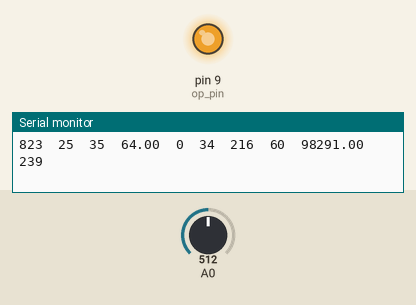
The sketch below on a simulated Arduino Uno, built with avr-gcc and run on an emulated ATmega328P. Shown: output pins drawn as LEDs (lit = HIGH), the last lines printed to the serial monitor. The test bench sets the inputs (shaded band); at power-on: A0 = 512.

Above: at 0.94 s.
1.3 s: A0 set to 216
At 2.5 s:
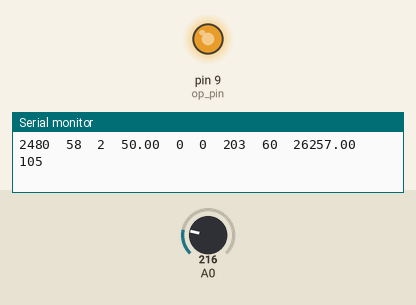
3.0 s: A0 set to 190
At 4.47 s:
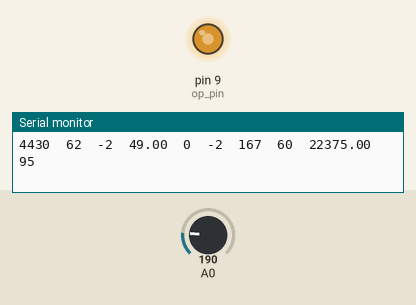
6.0 s: A0 set to 122
At 6.9 s:
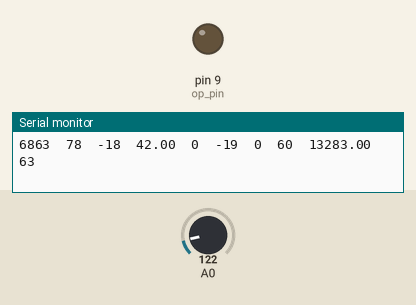
9.0 s: A0 set to 34
10.5 s: A0 set to 31
13.5 s: A0 set to 0
At 29.0 s:
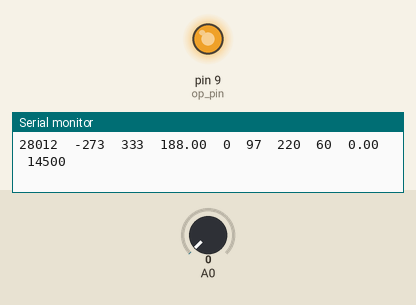
Timing chart, 0 to 29.5 s (numbered marks = the images above; inputs shaded):
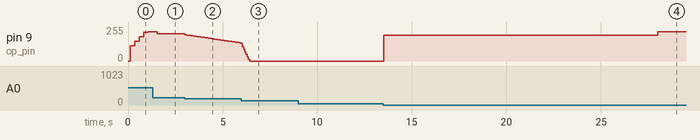

The sketch:

heatbed-example.ino
```cpp
#include "heatbed_3D.h"

unsigned long ot = 0;
unsigned long ct;
unsigned long d;

heatbed bed ;
void setup() {
  // put your setup code here, to run once:
  bed.heatbed_permission();
  Serial.begin(115200);
  Serial.println("time\ttemp\te\tep\tce\tcop\top\tsetP\tres\tst");
}

void loop()
{
	bed.heatbed_control(60);

}
```

Thermistor_3D.cpp
```cpp
/*
 * This is part of a graduation project solution aims to build a 3d printer,
 * made by students at the AASTMT Sheraton, Mechatronics department, 2016
 * https://github.com/afakharany93/Graduation-project-3D-printer
 *
 * Authors:
 * Ahmed El Fakharany - afakharany93@gmail.com
 ***********************************************************************
* thermistor connection
* (Ground) ---- (Thermistor) -------|------- (series Resistor) ---- (+5v)
*                                   |
*                               Analog Pin
*
* thermistor resistance = (series resistance * ADC value) / (1023 - ADC value)
* beta parameter equation: 1/T = (1/To) + ((1/B)*ln(R/Ro))   all temperatures in kelvin
*/


#include "Thermistor_3D.h"

Thermistor_3d::Thermistor_3d(unsigned char pin)
{
	_pin = pin;
}

float Thermistor_3d::thermistor_measurment()
{
	int ADC_value;		//used to hold the value reading from the ADC
	float thermistor_resistance_value;		//used to hold the value of the resistance of the thermistor
	long int average = 0;		//used to hold the averaged value
	unsigned long nem;
	long den;

	for (int i = 0; i < average_samples; i++ )	//sampling ADC readings
	{
		ADC_value = analogRead(_pin);
		average += ADC_value;
	}
	average = average / average_samples;	//averaging ADC readings
	nem = (series_resistor * average);
	den = (1023.0 - (float)average);
	thermistor_resistance_value = nem / den;	//calculating resistance value of the thermistor
	return thermistor_resistance_value;
}

float Thermistor_3d::temperature_measurment()	//using beta parameter method
{
	float temperature;
	temperature = thermistor_measurment();
	res_debug_val = temperature;
	temperature = temperature / nom_thermistor_resistance;
	temperature = log(temperature);
	temperature = (1.0/beta) * temperature;
	temperature = (1.0/nom_temperature) + temperature;
	temperature = (1.0 / temperature) - 273.15;	//Celsius
	return temperature;
}
```

Thermistor_3D.h
```cpp
/*
 * This is part of a graduation project solution aims to build a 3d printer,
 * made by students at the AASTMT Sheraton, Mechatronics department, 2016
 * https://github.com/afakharany93/Graduation-project-3D-printer
 *
 * Authors:
 * Ahmed El Fakharany - afakharany93@gmail.com
 ***********************************************************************
* thermistor connection
* (Ground) ---- (Thermistor) -------|------- (series Resistor) ---- (+5v)
*                                   |
*                               Analog Pin
*
* thermistor resistance = (series resistance * ADC value) / (1023 - ADC value)
* beta parameter equation: 1/T = (1/To) + ((1/B)*ln(R/Ro))   all temperatures in kelvin
*/

#ifndef _THERMISTOR_3D_
#define _THERMISTOR_3D_

#include "Arduino.h"
#include <math.h>

class Thermistor_3d
{
	public:
		Thermistor_3d(unsigned char pin);
		float thermistor_measurment();
		float temperature_measurment();

		float series_resistor = 98100;		//used to hold the value of the series resistor in ohms
		unsigned char average_samples = 35;		//variable used to hold the number of samples taken to calculate the average
		float res_debug_val;
		float beta = 3950.0;					//used to hold the value of the beta parameter -from thermistor datasheet- to calculate temperature
		float nom_thermistor_resistance = 100000.0;	//used to hold the nominal value of the thermistor resistance @ 25 c
		float nom_temperature = 298.15;		//kelvin, 25 Celsius
	private:
		unsigned char _pin;		//used to hold the analog pin used for reading
};

#endif 
```

fuzzy.cpp
```cpp
/*
	Author Ahmed El Fakharany afakharany93@gmail.com

	This is a library used to calculate the change required for the output by measuring the feedback element using fuzzy logic control
	error input is percentized	en = ((e - emin)*100)/(emax - emin)
	it takes the number of sets as a constructor input then calculates the the fuzzy sets boundaries 	0.5 range of set = 100/(n+1)
	the sets are numbered from 0 to (n-1), 0 is the number of the most negative value while (n-1) is the set number of the most +ve value
*/

#include "fuzzy.h"


fuzzy::fuzzy(short int n, int imax, int imin, int omax, int omin)
{
	if(n%2 == 0)	//number of sets must be odd
	{
		_n_membr_sets = n+1;
	}
	else
	{
		_n_membr_sets = n;
	}

	set_point = 0;

	crisp_ip = 0;	//crisp input for fuzzy logic i.e. measured value
	ip_max = imax;
	ip_min = imin;

	op_max = 0;		//output max value
	op_min = 0;		//output minimum value

	error = 0;
	error_max = ip_max - ip_min;
	error_min = ip_min - ip_max;
	error_p = 0.0;	//percentized error
	error_1 = error_min;	//old error


	ch_error = 0;
	ch_error_max = error_max - error_min;
	ch_error_min = error_min - error_max;
	ch_error_p = 0.0;

	ch_op_max = omax - omin;
	ch_op_min = omin - omax;
	ch_op = 0;
	ch_op_p = 0.0;

	//max_st = 500;	//maximum sampling time milliseconds
	//zero_st = 10;	//sampling time when error equals zero
}


float fuzzy::percentizer (int val, int val_max, int val_min)
{
	long nem = val - val_min;
	nem = nem * 100;
	long den = (val_max - val_min);
	float res =   nem / den;
	/*Serial.print( "val:  ");
  	Serial.println(val);
  	Serial.print( "val_min:  ");
  	Serial.println(val_min);
  	Serial.print( "val - val_min:  ");
  	Serial.println((val - val_min));
	Serial.print( "nem:  ");
  	Serial.println(nem);
  	Serial.print( "den:  ");
  	Serial.println(den);*/
	return(res);
}

float fuzzy::depercentizer (float val, int val_max, int val_min)
{
	float nem = val_max - val_min;
	nem = nem * val;
	float res = nem / 100;
	res = res + val_min;
	return( res );
}

float fuzzy::error_calc(int val, int set_val)
{
	float res;
	error = set_val - val;
	res = percentizer (error, error_max, error_min);
	return (res);
}

//honey here is a mistake, don't calculate the change of error by using normalized en and en-1, calculate it before normalization
float fuzzy::ch_error_calc (int en, int *en_1)	//calculate percentized change of error
{
	float res;
	ch_error = en - *en_1;
	*en_1 = en;	//make current error old error for next round
	res = percentizer (ch_error, ch_error_max, ch_error_min);
	return (res);
}

struct membr_set_val fuzzy::membership_determiner(short int n, float val)
{
	struct membr_set_val u = {UNDEFINED_SET_NUMBER, UNDEFINED_SET_NUMBER, UNDEFINED_SET_NUMBER, UNDEFINED_SET_NUMBER};	//used to hold membership values, initialized with undefined value

	short int count;
	float b_range = 100/(n+1);

	float a;
	float b;
	float c;

	float u_val;

	float den = 0;
	float nem = 0;

	for (count = 0; count < n; count ++)	//loop all fuzzy sets, number of sets is determined by the user
	{
		b =  (count * b_range);	//calculate center of every set, each set at a time
		b = b + b_range;
		if (count == 0 && val <= b)						//if its the most negative set & if its the most negative set and the value is less that the center of it, then its a full member of the most negative set and get out of the loop
		{
			u.set_1 = count;
			u.deg_truth_1 = 100;
			u.set_2 = UNDEFINED_SET_NUMBER;
			u.deg_truth_2 = UNDEFINED_SET_NUMBER;
			break;
		}
		else if (count == (n-1) && val >= b)	//if it is the most +ve set & if it is the most +ve set and the value is more that the center, then its a full member of that set and get out of the loop
		{
			u.set_1 = count;
			u.deg_truth_1 = 100;
			u.set_2 = UNDEFINED_SET_NUMBER;
			u.deg_truth_2 = UNDEFINED_SET_NUMBER;
			break;
		}
		else	//if value belongs to the rest of the sets
		{
			a = b - b_range;	//get both a and c
			c = b + b_range;
			if(val <= b && val > a) //if val is between both a and b
			{
				//u_val = (val - a)*100/(b - a);
				den = b -a;
				nem = val - a;
				nem = nem * 100;
				u_val = nem / den;
				if(u_val > 0 && u_val <= 100)	//if the degree of truth is within range
				{
					if(u.set_1 == UNDEFINED_SET_NUMBER)	//if set_1 is not taken, take it
					{
						u.set_1 = count;
						u.deg_truth_1 = u_val;
					}
					else if (u.set_2 == UNDEFINED_SET_NUMBER) //if set_1 is taken and if set_2 is not taken, take it
					{
						u.set_2 = count;
						u.deg_truth_2 = u_val;
					}
				}
			}
			else if(val > b && val < c) //if val is between both c and b
			{
				//u_val = (c - val)*100 / (c - b);	//like before but with c and b
				den = c - b;
				nem = c - val;
				nem = nem * 100;
				u_val = nem / den;
				if(u_val > 0 && u_val <= 100)
				{
					if(u.set_1 == UNDEFINED_SET_NUMBER)
					{
						u.set_1 = count;
						u.deg_truth_1 = u_val;
					}
					else if (u.set_2 == UNDEFINED_SET_NUMBER)
					{
						u.set_2 = count;
						u.deg_truth_2 = u_val;
					}
				}
			}
		}
		if(u.set_1 != UNDEFINED_SET_NUMBER && u.set_2 != UNDEFINED_SET_NUMBER)	//variable will have values in at most 2 sets, no need to continue looping if they are obtained
		{
			break;
		}
	}
	return (u);
}

struct op_membr_val fuzzy::ch_op_determiner(short int n, struct membr_set_val ip_mem_1, struct membr_set_val ip_mem_2)
{
	//short int dia_n = (2*n)-1;	//number of diagonals in the table, which is also the number of ch op sets, always an odd number
	short int dia = 0;	//used to hold the number of the current diagonal
	float dia_val = 0;

	struct op_membr_val u = {UNDEFINED_SET_NUMBER, UNDEFINED_SET_NUMBER, UNDEFINED_SET_NUMBER, UNDEFINED_SET_NUMBER, UNDEFINED_SET_NUMBER, UNDEFINED_SET_NUMBER};

	if((ip_mem_1.set_1 != UNDEFINED_SET_NUMBER) && (ip_mem_2.set_1 != UNDEFINED_SET_NUMBER))
	{
		dia = ip_mem_1.set_1 + ip_mem_2.set_1;
		if(ip_mem_1.deg_truth_1 < ip_mem_2.deg_truth_1)
		{
			dia_val = ip_mem_1.deg_truth_1;
		}
		else
		{
			dia_val = ip_mem_2.deg_truth_1;
		}

		u.set_1 = dia;
		u.deg_truth_1 = dia_val;
	}
	if((ip_mem_1.set_1 != UNDEFINED_SET_NUMBER) && (ip_mem_2.set_2 != UNDEFINED_SET_NUMBER))
	{
		dia = ip_mem_1.set_1 + ip_mem_2.set_2;
		if(ip_mem_1.deg_truth_1 < ip_mem_2.deg_truth_2)
		{
			dia_val = ip_mem_1.deg_truth_1;
		}
		else
		{
			dia_val = ip_mem_2.deg_truth_2;
		}

		if(dia == u.set_1)
		{
			if(dia_val > u.deg_truth_1)
			{
				u.deg_truth_1 = dia_val;
			}
		}
		else
		{
			u.set_2 = dia;
			u.deg_truth_2 = dia_val;
		}
	}
	if((ip_mem_1.set_2 != UNDEFINED_SET_NUMBER) && (ip_mem_2.set_1 != UNDEFINED_SET_NUMBER))
	{
		dia = ip_mem_1.set_2 + ip_mem_2.set_1;
		if(ip_mem_1.deg_truth_2 < ip_mem_2.deg_truth_1)
		{
			dia_val = ip_mem_1.deg_truth_2;
		}
		else
		{
			dia_val = ip_mem_2.deg_truth_1;
		}

		if(dia == u.set_1)
		{
			if(dia_val > u.deg_truth_1)
			{
				u.deg_truth_1 = dia_val;
			}
		}
		else if(dia == u.set_2)
		{
			if(dia_val > u.deg_truth_2)
			{
				u.deg_truth_2 = dia_val;
			}
		}
		else
		{
			u.set_3 = dia;
			u.deg_truth_3 = dia_val;
		}
	}
	if((ip_mem_1.set_2 != UNDEFINED_SET_NUMBER) && (ip_mem_2.set_2 != UNDEFINED_SET_NUMBER))
	{
		dia = ip_mem_1.set_2 + ip_mem_2.set_2;
		if(ip_mem_1.deg_truth_2 < ip_mem_2.deg_truth_2)
		{
			dia_val = ip_mem_1.deg_truth_2;
		}
		else
		{
			dia_val = ip_mem_2.deg_truth_2;
		}

		if(dia == u.set_1)
		{
			if(dia_val > u.deg_truth_1)
			{
				u.deg_truth_1 = dia_val;
			}
		}
		else if(dia == u.set_2)
		{
			if(dia_val > u.deg_truth_2)
			{
				u.deg_truth_2 = dia_val;
			}
		}
		else
		{
			u.set_3 = dia;
			u.deg_truth_3 = dia_val;
		}
	}

	return (u);
}

float fuzzy::defuzzifier (short int n, struct op_membr_val u)
{
	short int dia_n = (2*n);	//number of diagonals in the table, which is also the number of ch op sets, always an odd number
	dia_n = dia_n - 1;
	float b_range = (dia_n+1);
	b_range = 100 / b_range;
	float b;

	float den = 0;
	float nom = 0;

	float temp;
	float res = 0;

	if(u.set_1 != UNDEFINED_SET_NUMBER)
	{
		b = (u.set_1 * b_range);
		b = b + b_range;
		/*Serial.print("b1: ");
  		Serial.println(b);*/
		temp = (b * u.deg_truth_1);
		nom = nom + temp;
		den = den + u.deg_truth_1;
	}
	if(u.set_2 != UNDEFINED_SET_NUMBER)
	{
		b = (u.set_2 * b_range);
		b = b + b_range;
		/*Serial.print("b2: ");
  		Serial.println(b);*/
		temp = (b * u.deg_truth_2);
		nom = nom + temp;
		den = den + u.deg_truth_2;
	}
	if(u.set_3 != UNDEFINED_SET_NUMBER)
	{
		b = (u.set_3 * b_range);
		b = b + b_range;
		/*Serial.print("b3: ");
  		Serial.println(b);*/
		temp = (b * u.deg_truth_3);
		nom = nom + temp;
		den = den + u.deg_truth_3;
	}


  		/*Serial.print("nom: ");
  		Serial.println(nom);
  		Serial.print("den: ");
  		Serial.println(den);*/
	res = nom / den;
	return (res);
}

int fuzzy::fuzzy_controller(int input, int s_point)
{
	set_point = s_point;
	crisp_ip = input;

	error_p = error_calc(crisp_ip, set_point);
	ch_error_p = ch_error_calc(error, &error_1);

	err_set = membership_determiner(_n_membr_sets, error_p);
	ch_err_set = membership_determiner(_n_membr_sets, ch_error_p);

	ch_op_set = ch_op_determiner(_n_membr_sets, err_set, ch_err_set);

	ch_op_p = defuzzifier(_n_membr_sets, ch_op_set);

	ch_op = depercentizer(ch_op_p, ch_op_max, ch_op_min);

	return (ch_op);
}

int fuzzy::sample_t_det ()
{
	float r;
	float st;
	r = log(max_st);
	r = r - log(zero_st);
	r = r / error_max;

	st = r * error;
	st = exp(st);
	st = st*zero_st;

	return ((int) st);

}
```

fuzzy.h
```cpp
/*
	Author Ahmed El Fakharany afakharany93@gmail.com

	This is a library used to calculate the change required for the output by measuring the feedback element using fuzzy logic control
	error input is percentized	en = ((e - emin)*100)/(emax - emin)
	it takes the number of sets as a constructor input then calculates the the fuzzy sets boundaries 	0.5 range of set = 100/(n+1)
	the sets are numbered from 0 to (n-1), 0 is the number of the most negative value while (n-1) is the set number of the most +ve value
*/

#ifndef __FUZ_ZY__
#define __FUZ_ZY__

#include "Arduino.h"
#include <math.h>

#define UNDEFINED_SET_NUMBER	150

struct membr_set_val
{
	short int set_1;
	float deg_truth_1;

	short int set_2;
	float deg_truth_2;
};

struct op_membr_val
{
	short int set_1;
	float deg_truth_1;

	short int set_2;
	float deg_truth_2;

	short int set_3;
	float deg_truth_3;
};

class fuzzy
{
	private:
		short int _n_membr_sets;
	public:
		int set_point ;

		int crisp_ip ;	//crisp input for fuzzy logic i.e. measured value
		int ip_max ;
		int ip_min ;

		int op_max ;		//output max value
		int op_min ;		//output minimum value

		int error ;
		int error_1 ;	//old error
		int error_max ;
		int error_min ;
		float error_p ;	//percentized error


		int ch_error ;
		int ch_error_max ;
		int ch_error_min ;
		float ch_error_p;

		int ch_op_max;
		int ch_op_min;
		int ch_op;
		float ch_op_p;

		int max_st ;	//maximum sampling time milliseconds
		int zero_st;	//sampling time when error equals zero

		struct membr_set_val err_set;
		struct membr_set_val ch_err_set;

		struct op_membr_val ch_op_set;

		fuzzy(short int n, int imax, int imin, int omax, int omin);

		float percentizer	 (int val, int val_max, int val_min);
		float depercentizer  (float val, int val_max, int val_min);

		/* calculates error percentized and saves value in error_p*/
		float error_calc(int val, int set_val);
		float ch_error_calc (int en, int *en_1);	//calculate percentized change of error

		struct membr_set_val membership_determiner(short int n, float val);	//used to determine membership values of a variable

		struct op_membr_val ch_op_determiner(short int n, struct membr_set_val ip_mem_1, struct membr_set_val ip_mem_2);

		float defuzzifier (short int n, struct op_membr_val u);

		int fuzzy_controller(int input, int s_point);

		int sample_t_det ();
};

#endif
```

heatbed_3D.cpp
```cpp
/*
 * This is part of a graduation project solution aims to build a 3d printer,
 * made by students at the AASTMT Sheraton, Mechatronics department, 2016
 * https://github.com/afakharany93/Graduation-project-3D-printer
 *
 * Authors:
 * Ahmed El Fakharany - afakharany93@gmail.com
 *
 */


#include "heatbed_3D.h"

Thermistor_3d temp(A0);
fuzzy magic(9, 120, 0, 220, 0);


heatbed::heatbed()
{
	_permission = STOP_HB;
	op_pin = 9;
	_old_time = 0;
	_current_time = millis();
	samp_time = 50;	//milliseconds
	input = 0;
	op = 0;
	magic.max_st = 2000;
	magic.zero_st = 100;
	#if DEBUG

	#endif
}

void heatbed::heatbed_permission()
{
	_permission = START_HB;
}

void heatbed::heatbed_control(unsigned char set_temp)
{
	unsigned long diff;

	if (set_temp < 2)
	{
		digitalWrite(op_pin, LOW);
		_permission = STOP_HB;
		t = temp.temperature_measurment();
		input = (int) t;
	}
	else if (_permission == START_HB)
	{
		_current_time = millis();
		diff = _current_time - _old_time;
		samp_time = magic.sample_t_det ();
		if(diff >= samp_time)
		{
				t = temp.temperature_measurment();
				input = (int) t;
				op = op + magic.fuzzy_controller(input, set_temp);
				if(op > 220)
				{
					op = 220;
				}
				else if (op < 0)
				{
					op = 0;
				}
				analogWrite(op_pin, op);
			#if DEBUG
			  Serial.print(millis());
			  Serial.print("\t");
			  Serial.print(input);
			  Serial.print("\t");
			  Serial.print(magic.error);
			  Serial.print("\t");
			  Serial.print(magic.error_p);
			  Serial.print("\t");
			  Serial.print(magic.ch_error);
			  Serial.print("\t");
			  Serial.print(magic.ch_op);
			  Serial.print("\t");
			  Serial.print(op);
			  Serial.print("\t");
			  Serial.print(set_temp);
			  Serial.print("\t");
			  Serial.print(temp.res_debug_val);
			  Serial.print("\t");
			  Serial.println(samp_time);
			#endif


			_old_time = _current_time;
		}
	}
}

char * heatbed::heatbed_status()
{
	int x = 0;	//to hold the return value of sprintf
	char buff[75];
	x = sprintf(buff, "Status %u, temp(c) %d",_permission , input);
	return (char *) buff;
}
```

heatbed_3D.h
```cpp
/*
 * This is part of a graduation project solution aims to build a 3d printer,
 * made by students at the AASTMT Sheraton, Mechatronics department, 2016
 * https://github.com/afakharany93/Graduation-project-3D-printer
 *
 * Authors:
 * Ahmed El Fakharany - afakharany93@gmail.com
 *
 */


#ifndef __HEAT_BEEED__
#define __HEAT_BEEED__

#include "Arduino.h"
#include "fuzzy.h"
#include "Thermistor_3D.h"

#define START_HB	10
#define STOP_HB		20

#define DEBUG	1

class heatbed
{
private:
	unsigned char _permission;
	unsigned long _old_time;
	unsigned long _current_time;

public:
	unsigned char op_pin;
	unsigned long samp_time;
	float t;
	int input;
	int op ;

	heatbed();
	void heatbed_permission();
	void heatbed_control(unsigned char set_temp);
	char * heatbed_status();

};

#endif
```

Measured:
- after the input at 1.3 s, pin 9 (op_pin): 220/255 → 203/255 after 0.24 s
- after the input at 3.0 s, pin 9 (op_pin): moves from 203/255 to 135/255 over 2.9 s, starting at once
- after the input at 13.5 s, pin 9 (op_pin): 0/255 → 195/255 at once, → 220/255 14.5 s later
